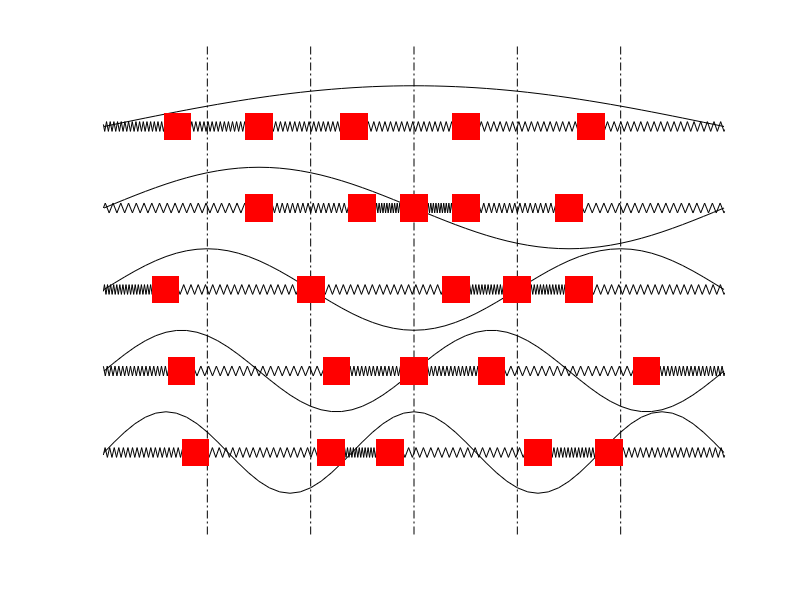
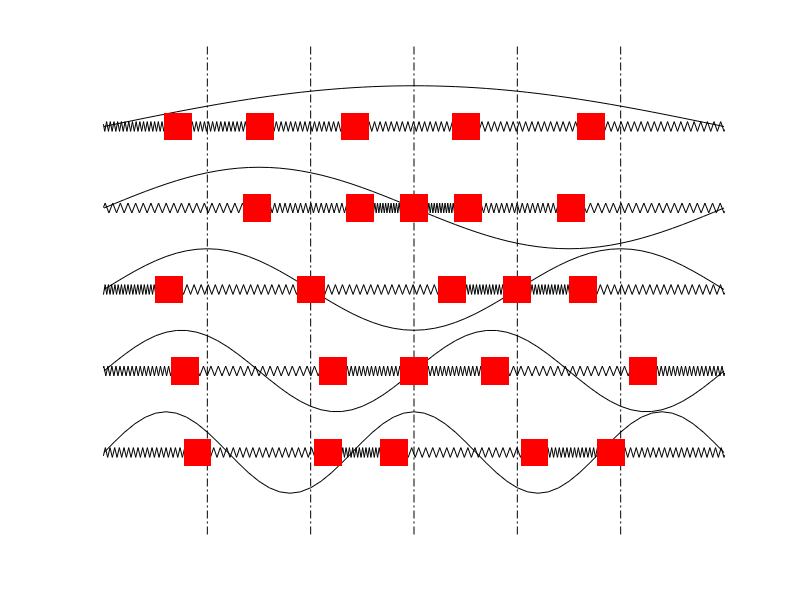
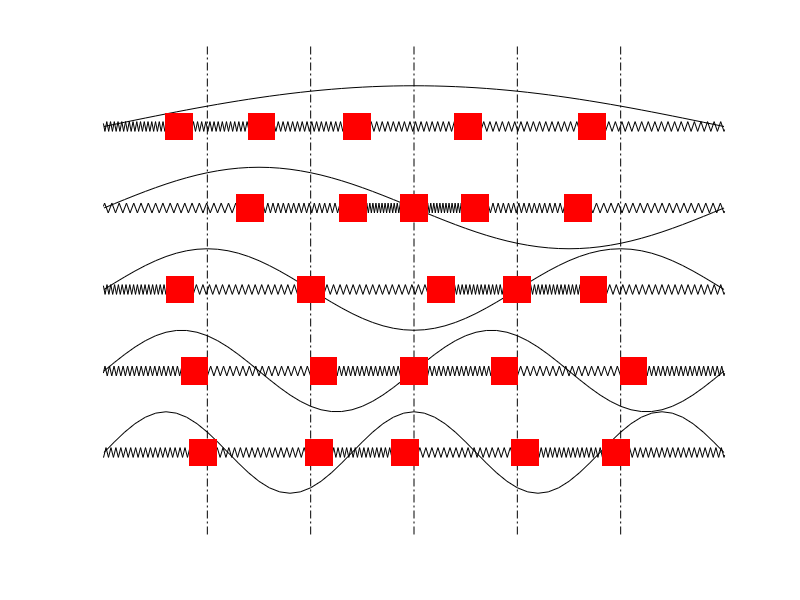
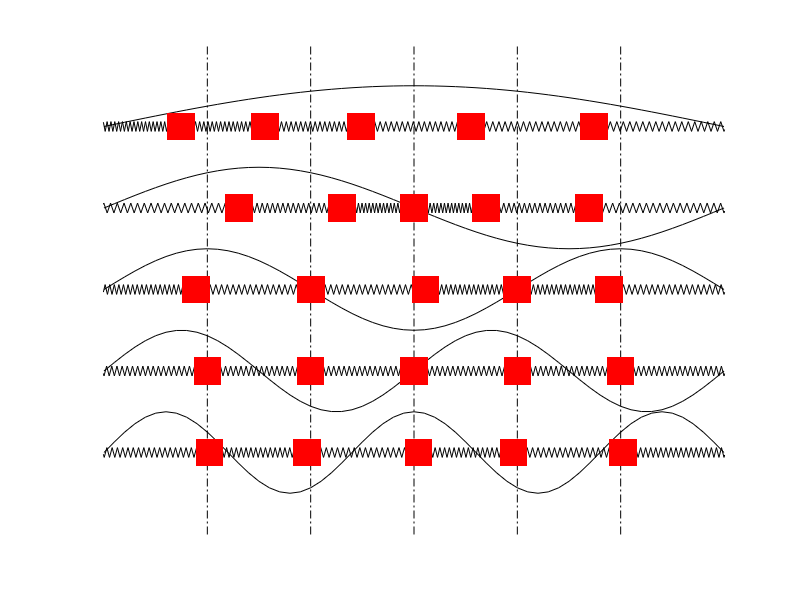

These charts were generated, in order, by the following MATLAB code: (Note: a time limit stopped this script after it produced the figures.)
%%%%%%%%%%%%%%%%%%%%%%%%%%%%%%%%%%%%%%%%%%%%%%%%%%%%%%%
%                                                     %
% Program to visualize the normal modes of a          %
% spring-mass system consisting of 5 masses connected %
% with springs, with fixed boundary conditions.       %
%                                                     %
% The program plots and saves a series of jpeg files  %
% showing the positions of the masses in each normal  %
% mode. The files can then be strung together to create
% an animation.                                       %
%                                                     %
% keywords - waves, oscillations, normal modes        %
%                                                     %
% Author:- Bhaskar Kamble                             %
%%%%%%%%%%%%%%%%%%%%%%%%%%%%%%%%%%%%%%%%%%%%%%%%%%%%%%%


clear;
N=5;                      % Number of masses
L_tab=6.0;                % Length of the table
Dn=zeros(N,N);            % The matrix governing the equations of motion
dy=0.06;
nspr=20;                  % Number of kinks in each spring

M=800;                    % Number of image files that will be produced
T=linspace(0.0,40*pi,M);  % Start Time and Stop Time, with M divisions
T=T(1:M-1);
theta1=zeros(1,M-1);      % Position of 1st mass
theta2=zeros(1,M-1);      % Position of 2nd mass
theta3=zeros(1,M-1);      % Position of 3rd mass
theta4=zeros(1,M-1);      % Position of 4th mass
theta5=zeros(1,M-1);      % Position of 5th mass

% Dn is a tri-diagonal matrix with 2 on the diagonals...
% ...and -1 on the upper and lower diagonals:
for ii=1:N
    Dn(ii,ii)=2;
end;
for ii=1:N-1
    Dn(ii+1,ii)=-1;
    Dn(ii,ii+1)=-1;
end;
    
% Diagonalize Dn:    
[Vect,Val]=eig(Dn);
Eval=diag(Val);
% Eigenvectors (Vect) give the relative amplitudes in the normal modes
% Eigenvalues (Eval) give the squares of the frequencies

% Normalize the normal mode frequencies with the lowest frequency:
wp1=1.0;
wp2=sqrt(Eval(2)/Eval(1));
wp3=sqrt(Eval(3)/Eval(1));
wp4=sqrt(Eval(4)/Eval(1));
wp5=sqrt(Eval(5)/Eval(1));

%%%%%%%%%%%%%%%%%%%%%%%%%%%%
%%%%%%%%%MODE ONE%%%%%%%%%%%
%%%%%%%%%%%%%%%%%%%%%%%%%%%%
%%%%%%%%%%%%%%%%%%%%%%%%%%%%


Spr=L_tab/(N+1);%inter-mass separation
Eqb1=-(L_tab*0.5)+Spr;
Eqb2=Eqb1+Spr;
Eqb3=Eqb2+Spr;
Eqb4=Eqb3+Spr;
Eqb5=Eqb4+Spr;

for iter=1:length(T)
    figure(1);
    clf;
    hold on;
    A=Vect(:,1);
    theta1(iter)=A(1)*cos(wp1*T(iter))+Eqb1;
    theta2(iter)=A(2)*cos(wp1*T(iter))+Eqb2;
    theta3(iter)=A(3)*cos(wp1*T(iter))+Eqb3;
    theta4(iter)=A(4)*cos(wp1*T(iter))+Eqb4;
    theta5(iter)=A(5)*cos(wp1*T(iter))+Eqb5;
    axis off;
    %the spring:
    dspr01=(theta1(iter)+(0.5*L_tab))/nspr;
    dspr12=(theta2(iter)-theta1(iter))/nspr;
    dspr23=(theta3(iter)-theta2(iter))/nspr;
    dspr34=(theta4(iter)-theta3(iter))/nspr;
    dspr45=(theta5(iter)-theta4(iter))/nspr;
    dspr56=((0.5*L_tab)-theta5(iter))/nspr;
    
    for ispr=1:nspr
        bias=2.0;
        plot([-(0.5*L_tab)+ispr*dspr01-0.1,-(0.5*L_tab)+(ispr+0.5)*dspr01-0.1],[-dy+bias,dy+bias],'k-');
        hold on;
        plot([-(0.5*L_tab)+(ispr+0.5)*dspr01-0.1,-(0.5*L_tab)+(ispr+1)*dspr01-0.1],[dy+bias,-dy+bias],'k-');
        hold on;

        plot([theta1(iter)+dspr12*ispr,theta1(iter)+(ispr+0.5)*dspr12],[-dy+bias,dy+bias],'k-');
        hold on;
        plot([theta1(iter)+(ispr+0.5)*dspr12,theta1(iter)+(ispr+1)*dspr12],[dy+bias,-dy+bias],'k-');
        hold on;
        
        plot([theta2(iter)+dspr23*ispr,theta2(iter)+(ispr+0.5)*dspr23],[-dy+bias,dy+bias],'k-');
        hold on;
        plot([theta2(iter)+(ispr+0.5)*dspr23,theta2(iter)+(ispr+1)*dspr23],[dy+bias,-dy+bias],'k-');
        hold on;
        
        plot([theta3(iter)+dspr34*ispr,theta3(iter)+(ispr+0.5)*dspr34],[-dy+bias,dy+bias],'k-');
        hold on;
        plot([theta3(iter)+(ispr+0.5)*dspr34,theta3(iter)+(ispr+1)*dspr34],[dy+bias,-dy+bias],'k-');
        hold on;
        
        plot([theta4(iter)+dspr45*ispr,theta4(iter)+(ispr+0.5)*dspr45],[-dy+bias,dy+bias],'k-');
        hold on;
        plot([theta4(iter)+(ispr+0.5)*dspr45,theta4(iter)+(ispr+1)*dspr45],[dy+bias,-dy+bias],'k-');
        hold on;
        
        plot([theta5(iter)+dspr56*ispr,theta5(iter)+(ispr+0.5)*dspr56],[-dy+bias,dy+bias],'k-');
        hold on;
        plot([theta5(iter)+(ispr+0.5)*dspr56,theta5(iter)+(ispr+1)*dspr56],[dy+bias,-dy+bias],'k-');
        hold on;
    end;
    plot([Eqb1,Eqb1],[-5,5],'k-.');
    hold on;
    plot([Eqb2,Eqb2],[-5,5],'k-.');
    hold on;
    plot([Eqb3,Eqb3],[-5,5],'k-.');
    hold on;
    plot([Eqb4,Eqb4],[-5,5],'k-.');
    hold on;
    plot([Eqb5,Eqb5],[-5,5],'k-.');
    hold on;
    
    xtrig=-(0.5*L_tab):0.1:(0.5*L_tab);
    thetatrig=xtrig;
    xtrig=xtrig+(0.5*L_tab);
    xtrig=xtrig*(pi)/L_tab;
    trig=0.5*sin(xtrig)+bias;
    plot(thetatrig,trig,'k-')
    hold on;
    
    plot([theta1(iter),theta1(iter)],[bias,bias],'rs','MarkerSize',20,'MarkerEdgeColor','none','MarkerFaceColor','r');
    hold on;
    plot([theta2(iter),theta2(iter)],[bias,bias],'rs','MarkerSize',20,'MarkerEdgeColor','none','MarkerFaceColor','r');
    hold on;
    plot([theta3(iter),theta3(iter)],[bias,bias],'rs','MarkerSize',20,'MarkerEdgeColor','none','MarkerFaceColor','r');
    hold on;    
    plot([theta4(iter),theta4(iter)],[bias,bias],'rs','MarkerSize',20,'MarkerEdgeColor','none','MarkerFaceColor','r');
    hold on;
    plot([theta5(iter),theta5(iter)],[bias,bias],'rs','MarkerSize',20,'MarkerEdgeColor','none','MarkerFaceColor','r');
    hold on;
    
    %%%%%%%%%%%%%%%%%%%%%%%%%%%%
    %%%%%%%%%%%%%%%%%%%%%%%%%%%%
    %%%%%%%%%%%%%%%%%%%%%%%%%%%%
    % 2 %%%%%%%%%%%%%%%%%%%%%%%%
    %%%%%%%%%%%%%%%%%%%%%%%%%%%%
    
    A=Vect(:,2);
    theta1(iter)=A(1)*cos(wp2*T(iter))+Eqb1;
    theta2(iter)=A(2)*cos(wp2*T(iter))+Eqb2;
    theta3(iter)=A(3)*cos(wp2*T(iter))+Eqb3;
    theta4(iter)=A(4)*cos(wp2*T(iter))+Eqb4;
    theta5(iter)=A(5)*cos(wp2*T(iter))+Eqb5;
    %the spring:
    dspr01=(theta1(iter)+(0.5*L_tab))/nspr;
    dspr12=(theta2(iter)-theta1(iter))/nspr;
    dspr23=(theta3(iter)-theta2(iter))/nspr;
    dspr34=(theta4(iter)-theta3(iter))/nspr;
    dspr45=(theta5(iter)-theta4(iter))/nspr;
    dspr56=((0.5*L_tab)-theta5(iter))/nspr;
    
    for ispr=1:nspr
        bias=1;        
        plot([-(0.5*L_tab)+ispr*dspr01-0.1,-(0.5*L_tab)+(ispr+0.5)*dspr01-0.1],[-dy+bias,dy+bias],'k-');
        hold on;
        plot([-(0.5*L_tab)+(ispr+0.5)*dspr01-0.1,-(0.5*L_tab)+(ispr+1)*dspr01-0.1],[dy+bias,-dy+bias],'k-');
        hold on;

        plot([theta1(iter)+dspr12*ispr,theta1(iter)+(ispr+0.5)*dspr12],[-dy+bias,dy+bias],'k-');
        hold on;
        plot([theta1(iter)+(ispr+0.5)*dspr12,theta1(iter)+(ispr+1)*dspr12],[dy+bias,-dy+bias],'k-');
        hold on;
        
        plot([theta2(iter)+dspr23*ispr,theta2(iter)+(ispr+0.5)*dspr23],[-dy+bias,dy+bias],'k-');
        hold on;
        plot([theta2(iter)+(ispr+0.5)*dspr23,theta2(iter)+(ispr+1)*dspr23],[dy+bias,-dy+bias],'k-');
        hold on;
        
        plot([theta3(iter)+dspr34*ispr,theta3(iter)+(ispr+0.5)*dspr34],[-dy+bias,dy+bias],'k-');
        hold on;
        plot([theta3(iter)+(ispr+0.5)*dspr34,theta3(iter)+(ispr+1)*dspr34],[dy+bias,-dy+bias],'k-');
        hold on;
        
        plot([theta4(iter)+dspr45*ispr,theta4(iter)+(ispr+0.5)*dspr45],[-dy+bias,dy+bias],'k-');
        hold on;
        plot([theta4(iter)+(ispr+0.5)*dspr45,theta4(iter)+(ispr+1)*dspr45],[dy+bias,-dy+bias],'k-');
        hold on;
        
        plot([theta5(iter)+dspr56*ispr,theta5(iter)+(ispr+0.5)*dspr56],[-dy+bias,dy+bias],'k-');
        hold on;
        plot([theta5(iter)+(ispr+0.5)*dspr56,theta5(iter)+(ispr+1)*dspr56],[dy+bias,-dy+bias],'k-');
        hold on;
    end;
    
    xtrig=-(0.5*L_tab):0.1:(0.5*L_tab);
    thetatrig=xtrig;
    xtrig=xtrig+(0.5*L_tab);
    xtrig=xtrig*(2*pi)/L_tab;
    trig=0.5*sin(xtrig)+bias;
    plot(thetatrig,trig,'k-')
    hold on;
    
    plot([theta1(iter),theta1(iter)],[bias,bias],'rs','MarkerSize',20,'MarkerEdgeColor','none','MarkerFaceColor','r');
    hold on;
    plot([theta2(iter),theta2(iter)],[bias,bias],'rs','MarkerSize',20,'MarkerEdgeColor','none','MarkerFaceColor','r');
    hold on;
    plot([theta3(iter),theta3(iter)],[bias,bias],'rs','MarkerSize',20,'MarkerEdgeColor','none','MarkerFaceColor','r');
    hold on;    
    plot([theta4(iter),theta4(iter)],[bias,bias],'rs','MarkerSize',20,'MarkerEdgeColor','none','MarkerFaceColor','r');
    hold on;
    plot([theta5(iter),theta5(iter)],[bias,bias],'rs','MarkerSize',20,'MarkerEdgeColor','none','MarkerFaceColor','r');
    hold on;
    
    
    %%%%%%%%%%%%%%%%%%%%%%%%%%%%
    %%%%%%%%%%%%%%%%%%%%%%%%%%%%
    %%%%%%%%%%%%%%%%%%%%%%%%%%%%
    % 3 %%%%%%%%%%%%%%%%%%%%%%%%
    %%%%%%%%%%%%%%%%%%%%%%%%%%%%
    bias=0;
    A=0.7*Vect(:,3);
    theta1(iter)=A(1)*cos(wp3*T(iter))+Eqb1;
    theta2(iter)=A(2)*cos(wp3*T(iter))+Eqb2;
    theta3(iter)=A(3)*cos(wp3*T(iter))+Eqb3;
    theta4(iter)=A(4)*cos(wp3*T(iter))+Eqb4;
    theta5(iter)=A(5)*cos(wp3*T(iter))+Eqb5;
    %the spring:
    dspr01=(theta1(iter)+(0.5*L_tab))/nspr;
    dspr12=(theta2(iter)-theta1(iter))/nspr;
    dspr23=(theta3(iter)-theta2(iter))/nspr;
    dspr34=(theta4(iter)-theta3(iter))/nspr;
    dspr45=(theta5(iter)-theta4(iter))/nspr;
    dspr56=((0.5*L_tab)-theta5(iter))/nspr;
    for ispr=1:nspr
        
        plot([-(0.5*L_tab)+ispr*dspr01-0.1,-(0.5*L_tab)+(ispr+0.5)*dspr01-0.1],[-dy+bias,dy+bias],'k-');
        hold on;
        plot([-(0.5*L_tab)+(ispr+0.5)*dspr01-0.1,-(0.5*L_tab)+(ispr+1)*dspr01-0.1],[dy+bias,-dy+bias],'k-');
        hold on;
        %%%%%%%%%%%%%%%%%%%%%%%%%%%%%%%%%%%%%%%%%%
        plot([theta1(iter)+dspr12*ispr,theta1(iter)+(ispr+0.5)*dspr12],[-dy+bias,dy+bias],'k-');
        hold on;
        plot([theta1(iter)+(ispr+0.5)*dspr12,theta1(iter)+(ispr+1)*dspr12],[dy+bias,-dy+bias],'k-');
        hold on;
        
        plot([theta2(iter)+dspr23*ispr,theta2(iter)+(ispr+0.5)*dspr23],[-dy+bias,dy+bias],'k-');
        hold on;
        plot([theta2(iter)+(ispr+0.5)*dspr23,theta2(iter)+(ispr+1)*dspr23],[dy+bias,-dy+bias],'k-');
        hold on;
        
        plot([theta3(iter)+dspr34*ispr,theta3(iter)+(ispr+0.5)*dspr34],[-dy+bias,dy+bias],'k-');
        hold on;
        plot([theta3(iter)+(ispr+0.5)*dspr34,theta3(iter)+(ispr+1)*dspr34],[dy+bias,-dy+bias],'k-');
        hold on;
        
        plot([theta4(iter)+dspr45*ispr,theta4(iter)+(ispr+0.5)*dspr45],[-dy+bias,dy+bias],'k-');
        hold on;
        plot([theta4(iter)+(ispr+0.5)*dspr45,theta4(iter)+(ispr+1)*dspr45],[dy+bias,-dy+bias],'k-');
        hold on;
        
        plot([theta5(iter)+dspr56*ispr,theta5(iter)+(ispr+0.5)*dspr56],[-dy+bias,dy+bias],'k-');
        hold on;
        plot([theta5(iter)+(ispr+0.5)*dspr56,theta5(iter)+(ispr+1)*dspr56],[dy+bias,-dy+bias],'k-');
        hold on;
    end;
    
    xtrig=-(0.5*L_tab):0.1:(0.5*L_tab);
    thetatrig=xtrig;
    xtrig=xtrig+(0.5*L_tab);
    xtrig=xtrig*(3*pi)/L_tab;
    trig=0.5*sin(xtrig)+bias;
    plot(thetatrig,trig,'k-')
    hold on;
    
    plot([theta1(iter),theta1(iter)],[bias,bias],'rs','MarkerSize',20,'MarkerEdgeColor','none','MarkerFaceColor','r');
    hold on;
    plot([theta2(iter),theta2(iter)],[bias,bias],'rs','MarkerSize',20,'MarkerEdgeColor','none','MarkerFaceColor','r');
    hold on;
    plot([theta3(iter),theta3(iter)],[bias,bias],'rs','MarkerSize',20,'MarkerEdgeColor','none','MarkerFaceColor','r');
    hold on;    
    plot([theta4(iter),theta4(iter)],[bias,bias],'rs','MarkerSize',20,'MarkerEdgeColor','none','MarkerFaceColor','r');
    hold on;
    plot([theta5(iter),theta5(iter)],[bias,bias],'rs','MarkerSize',20,'MarkerEdgeColor','none','MarkerFaceColor','r');
    hold on;
    
    %%%%%%%%%%%%%%%%%%%%%%%%%%%%
    %%%%%%%%%%%%%%%%%%%%%%%%%%%%
    %%%%%%%%%%%%%%%%%%%%%%%%%%%%
    % 4 %%%%%%%%%%%%%%%%%%%%%%%%
    %%%%%%%%%%%%%%%%%%%%%%%%%%%%
    bias=-1;
    A=0.5*Vect(:,4);
    theta1(iter)=A(1)*cos(wp4*T(iter))+Eqb1;
    theta2(iter)=A(2)*cos(wp4*T(iter))+Eqb2;
    theta3(iter)=A(3)*cos(wp4*T(iter))+Eqb3;
    theta4(iter)=A(4)*cos(wp4*T(iter))+Eqb4;
    theta5(iter)=A(5)*cos(wp4*T(iter))+Eqb5;
    %the spring:
    dspr01=(theta1(iter)+(0.5*L_tab))/nspr;
    dspr12=(theta2(iter)-theta1(iter))/nspr;
    dspr23=(theta3(iter)-theta2(iter))/nspr;
    dspr34=(theta4(iter)-theta3(iter))/nspr;
    dspr45=(theta5(iter)-theta4(iter))/nspr;
    dspr56=((0.5*L_tab)-theta5(iter))/nspr;
    
    for ispr=1:nspr
        
        plot([-(0.5*L_tab)+ispr*dspr01-0.1,-(0.5*L_tab)+(ispr+0.5)*dspr01-0.1],[-dy+bias,dy+bias],'k-');
        hold on;
        plot([-(0.5*L_tab)+(ispr+0.5)*dspr01-0.1,-(0.5*L_tab)+(ispr+1)*dspr01-0.1],[dy+bias,-dy+bias],'k-');
        hold on;
        %%%%%%%%%%%%%%%%%%%%%%%%%%%%%%%%%%%%%%%%%%
        plot([theta1(iter)+dspr12*ispr,theta1(iter)+(ispr+0.5)*dspr12],[-dy+bias,dy+bias],'k-');
        hold on;
        plot([theta1(iter)+(ispr+0.5)*dspr12,theta1(iter)+(ispr+1)*dspr12],[dy+bias,-dy+bias],'k-');
        hold on;
        
        plot([theta2(iter)+dspr23*ispr,theta2(iter)+(ispr+0.5)*dspr23],[-dy+bias,dy+bias],'k-');
        hold on;
        plot([theta2(iter)+(ispr+0.5)*dspr23,theta2(iter)+(ispr+1)*dspr23],[dy+bias,-dy+bias],'k-');
        hold on;
        
        plot([theta3(iter)+dspr34*ispr,theta3(iter)+(ispr+0.5)*dspr34],[-dy+bias,dy+bias],'k-');
        hold on;
        plot([theta3(iter)+(ispr+0.5)*dspr34,theta3(iter)+(ispr+1)*dspr34],[dy+bias,-dy+bias],'k-');
        hold on;
        
        plot([theta4(iter)+dspr45*ispr,theta4(iter)+(ispr+0.5)*dspr45],[-dy+bias,dy+bias],'k-');
        hold on;
        plot([theta4(iter)+(ispr+0.5)*dspr45,theta4(iter)+(ispr+1)*dspr45],[dy+bias,-dy+bias],'k-');
        hold on;
        
        plot([theta5(iter)+dspr56*ispr,theta5(iter)+(ispr+0.5)*dspr56],[-dy+bias,dy+bias],'k-');
        hold on;
        plot([theta5(iter)+(ispr+0.5)*dspr56,theta5(iter)+(ispr+1)*dspr56],[dy+bias,-dy+bias],'k-');
        hold on;
    end;
    
    xtrig=-(0.5*L_tab):0.1:(0.5*L_tab);
    thetatrig=xtrig;
    xtrig=xtrig+(0.5*L_tab);
    xtrig=xtrig*(4*pi)/L_tab;
    trig=0.5*sin(xtrig)+bias;
    plot(thetatrig,trig,'k-')
    hold on;
    
    plot([theta1(iter),theta1(iter)],[bias,bias],'rs','MarkerSize',20,'MarkerEdgeColor','none','MarkerFaceColor','r');
    hold on;
    plot([theta2(iter),theta2(iter)],[bias,bias],'rs','MarkerSize',20,'MarkerEdgeColor','none','MarkerFaceColor','r');
    hold on;
    plot([theta3(iter),theta3(iter)],[bias,bias],'rs','MarkerSize',20,'MarkerEdgeColor','none','MarkerFaceColor','r');
    hold on;    
    plot([theta4(iter),theta4(iter)],[bias,bias],'rs','MarkerSize',20,'MarkerEdgeColor','none','MarkerFaceColor','r');
    hold on;
    plot([theta5(iter),theta5(iter)],[bias,bias],'rs','MarkerSize',20,'MarkerEdgeColor','none','MarkerFaceColor','r');
    hold on;
    
    %%%%%%%%%%%%%%%%%%%%%%%%%%%%
    %%%%%%%%%%%%%%%%%%%%%%%%%%%%
    %%%%%%%%%%%%%%%%%%%%%%%%%%%%
    % 5 %%%%%%%%%%%%%%%%%%%%%%%%
    %%%%%%%%%%%%%%%%%%%%%%%%%%%%
    bias=-2;
    A=0.4*Vect(:,5);
    theta1(iter)=A(1)*cos(wp5*T(iter))+Eqb1;
    theta2(iter)=A(2)*cos(wp5*T(iter))+Eqb2;
    theta3(iter)=A(3)*cos(wp5*T(iter))+Eqb3;
    theta4(iter)=A(4)*cos(wp5*T(iter))+Eqb4;
    theta5(iter)=A(5)*cos(wp5*T(iter))+Eqb5;
    %the spring:
    dspr01=(theta1(iter)+(0.5*L_tab))/nspr;
    dspr12=(theta2(iter)-theta1(iter))/nspr;
    dspr23=(theta3(iter)-theta2(iter))/nspr;
    dspr34=(theta4(iter)-theta3(iter))/nspr;
    dspr45=(theta5(iter)-theta4(iter))/nspr;
    dspr56=((0.5*L_tab)-theta5(iter))/nspr;
    
    for ispr=1:nspr
        
        plot([-(0.5*L_tab)+ispr*dspr01-0.1,-(0.5*L_tab)+(ispr+0.5)*dspr01-0.1],[-dy+bias,dy+bias],'k-');
        hold on;
        plot([-(0.5*L_tab)+(ispr+0.5)*dspr01-0.1,-(0.5*L_tab)+(ispr+1)*dspr01-0.1],[dy+bias,-dy+bias],'k-');
        hold on;
        %%%%%%%%%%%%%%%%%%%%%%%%%%%%%%%%%%%%%%%%%%
        plot([theta1(iter)+dspr12*ispr,theta1(iter)+(ispr+0.5)*dspr12],[-dy+bias,dy+bias],'k-');
        hold on;
        plot([theta1(iter)+(ispr+0.5)*dspr12,theta1(iter)+(ispr+1)*dspr12],[dy+bias,-dy+bias],'k-');
        hold on;
        
        plot([theta2(iter)+dspr23*ispr,theta2(iter)+(ispr+0.5)*dspr23],[-dy+bias,dy+bias],'k-');
        hold on;
        plot([theta2(iter)+(ispr+0.5)*dspr23,theta2(iter)+(ispr+1)*dspr23],[dy+bias,-dy+bias],'k-');
        hold on;
        
        plot([theta3(iter)+dspr34*ispr,theta3(iter)+(ispr+0.5)*dspr34],[-dy+bias,dy+bias],'k-');
        hold on;
        plot([theta3(iter)+(ispr+0.5)*dspr34,theta3(iter)+(ispr+1)*dspr34],[dy+bias,-dy+bias],'k-');
        hold on;
        
        plot([theta4(iter)+dspr45*ispr,theta4(iter)+(ispr+0.5)*dspr45],[-dy+bias,dy+bias],'k-');
        hold on;
        plot([theta4(iter)+(ispr+0.5)*dspr45,theta4(iter)+(ispr+1)*dspr45],[dy+bias,-dy+bias],'k-');
        hold on;
        
        plot([theta5(iter)+dspr56*ispr,theta5(iter)+(ispr+0.5)*dspr56],[-dy+bias,dy+bias],'k-');
        hold on;
        plot([theta5(iter)+(ispr+0.5)*dspr56,theta5(iter)+(ispr+1)*dspr56],[dy+bias,-dy+bias],'k-');
        hold on;
    end;
    
    xtrig=-(0.5*L_tab):0.1:(0.5*L_tab);
    thetatrig=xtrig;
    xtrig=xtrig+(0.5*L_tab);
    xtrig=xtrig*(5*pi)/L_tab;
    trig=0.5*sin(xtrig)+bias;
    plot(thetatrig,trig,'k-')
    hold on;
    
    plot([theta1(iter),theta1(iter)],[bias,bias],'rs','MarkerSize',20,'MarkerEdgeColor','none','MarkerFaceColor','r');
    hold on;
    plot([theta2(iter),theta2(iter)],[bias,bias],'rs','MarkerSize',20,'MarkerEdgeColor','none','MarkerFaceColor','r');
    hold on;
    plot([theta3(iter),theta3(iter)],[bias,bias],'rs','MarkerSize',20,'MarkerEdgeColor','none','MarkerFaceColor','r');
    hold on;    
    plot([theta4(iter),theta4(iter)],[bias,bias],'rs','MarkerSize',20,'MarkerEdgeColor','none','MarkerFaceColor','r');
    hold on;
    plot([theta5(iter),theta5(iter)],[bias,bias],'rs','MarkerSize',20,'MarkerEdgeColor','none','MarkerFaceColor','r');
    hold on;
    
    
    
    
    
    
    
    
    
    
    
    
    
    
    
    
    
    
    
    
    
    
    
    
    
    axis([-3,3,-3,3]); %xmin xmax ymin ymax
    file=sprintf('Frame%d.jpg', 1000+iter);
    disp(sprintf('Saving to %s', file));
    print('-dpng',  '-zbuffer',  '-r100', file);
    %pause(0.1);
end;
